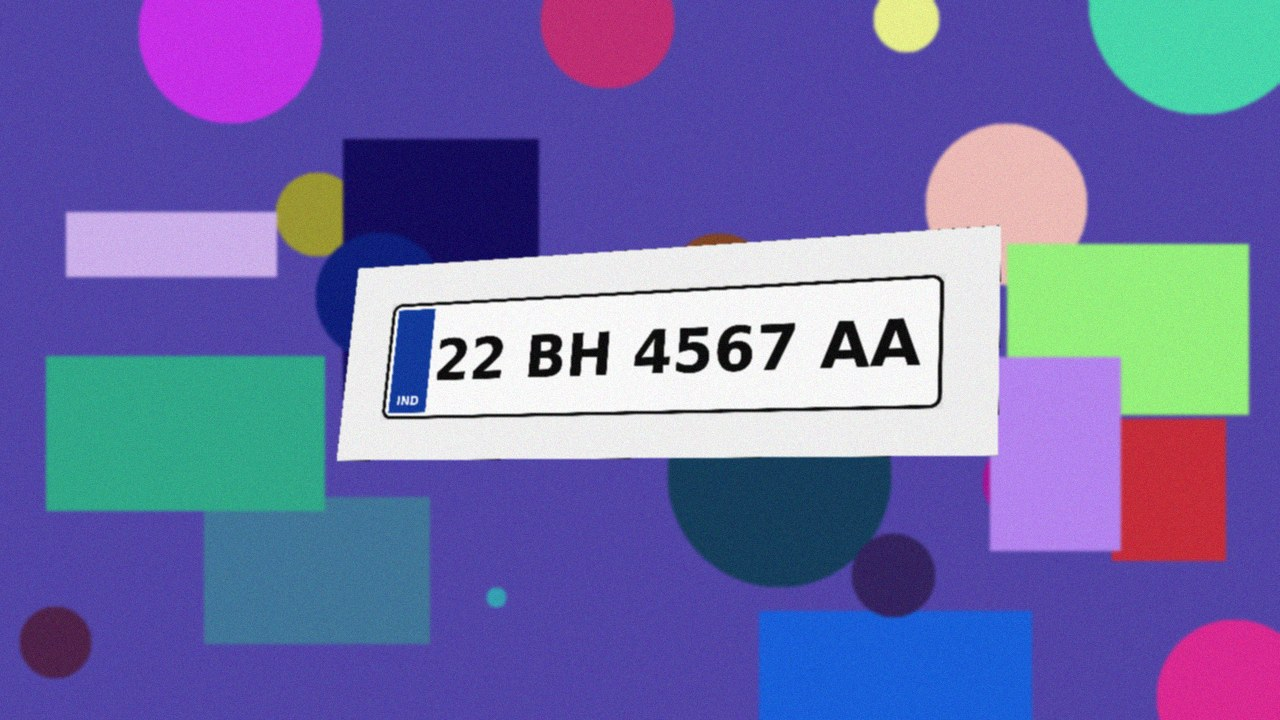
#> input picture sample_images/scene_22BH4567AA.jpg, 1280 x 720 px
$ python -i pipeline.py   (imports and definitions only)   (older library calls are emulated)
#> lines starting #> are read from the running program, lines starting #| are printed output that depends on the picture; after the words box and inside, x2 and y2 are one past the last pixel; in counts of white or black regions, pixels touching at a corner belong together
#> further down, picture is the input picture: shape (720, 1280, 3); mean B, G, R 168.7, 109.1, 110.7
"""
The image-processing pipeline: from a camera frame to a cropped, segmented
number plate.

Every stage is a classical technique from the IVP syllabus, and every stage
records a picture of its output (a "step") so the website can show the work
being done, live, in the Behind-the-Scenes panel.

    Unit 1  image as a matrix, colour -> grayscale
    Unit 2  histogram equalisation, Gaussian smoothing
    Unit 3  Fourier spectrum of the plate
    Unit 4  black-hat, closing, opening (morphology)
    Unit 5  Sobel gradient, Canny edge detector
    Unit 6  Otsu thresholding, connected-component labelling (8-connectivity)
    Unit 7  HSV colour model, colour slicing to classify the plate type
    Unit 8  frame differencing (temporal correlation) -- done in camera.py
"""

from __future__ import annotations

from dataclasses import dataclass, field

import cv2
import numpy as np

WORK_WIDTH = 800  # every frame is scaled to this width so kernel sizes mean the same thing


# ---------------------------------------------------------------------------
# Data structures
# ---------------------------------------------------------------------------

@dataclass
class Step:
    key: str
    title: str
    unit: str
    explanation: str
    image: np.ndarray  # BGR or gray


@dataclass
class Candidate:
    box: np.ndarray            # 4 corner points in WORK-frame coordinates
    crop: np.ndarray           # perspective-corrected plate, BGR
    source: str                # "morphology" or "canny-contour"
    n_chars: int = 0
    char_boxes: list = field(default_factory=list)
    binary: np.ndarray | None = None
    two_line: bool = False
    score: float = 0.0


@dataclass
class PipelineResult:
    steps: list[Step]
    best: Candidate | None
    candidates: list[Candidate]
    scale: float               # original_width / WORK_WIDTH
    plate_type: str = "unknown"
    plate_type_label: str = ""
    char_images: list = field(default_factory=list)


# ---------------------------------------------------------------------------
# Small helpers
# ---------------------------------------------------------------------------

def _order_corners(pts: np.ndarray) -> np.ndarray:
    """Order 4 points as top-left, top-right, bottom-right, bottom-left."""
    pts = pts.reshape(4, 2).astype(np.float32)
    s = pts.sum(axis=1)
    d = np.diff(pts, axis=1).ravel()
    return np.array([pts[np.argmin(s)], pts[np.argmin(d)],
                     pts[np.argmax(s)], pts[np.argmax(d)]], dtype=np.float32)


def _warp(img: np.ndarray, corners: np.ndarray, out_h: int = 140) -> np.ndarray:
    """Perspective-correct the quadrilateral to a flat, front-on rectangle."""
    tl, tr, br, bl = corners
    w = max(np.linalg.norm(tr - tl), np.linalg.norm(br - bl))   # Euclidean distance (Unit 1)
    h = max(np.linalg.norm(bl - tl), np.linalg.norm(br - tr))
    if h < 1 or w < 1:
        return np.zeros((out_h, out_h * 4, 3), np.uint8)
    out_w = int(round(out_h * w / h))
    dst = np.array([[0, 0], [out_w - 1, 0], [out_w - 1, out_h - 1], [0, out_h - 1]], np.float32)
    M = cv2.getPerspectiveTransform(corners, dst)
    return cv2.warpPerspective(img, M, (out_w, out_h))


def _norm8(a: np.ndarray) -> np.ndarray:
    return cv2.normalize(a, None, 0, 255, cv2.NORM_MINMAX).astype(np.uint8)


# ---------------------------------------------------------------------------
# Plate-level analysis: binarise, label components, find characters
# ---------------------------------------------------------------------------

def segment_characters(plate_bgr: np.ndarray):
    """
    Otsu-binarise the plate and keep the connected components that are
    shaped like characters.  Returns (binary, char_boxes, two_line).
    Characters are WHITE (255) in the returned binary image.
    """
    gray = cv2.cvtColor(plate_bgr, cv2.COLOR_BGR2GRAY)
    gray = cv2.GaussianBlur(gray, (3, 3), 0)
    H, W = gray.shape

    # Otsu picks the threshold that best separates two intensity classes (Unit 6)
    _, bw = cv2.threshold(gray, 0, 255, cv2.THRESH_BINARY + cv2.THRESH_OTSU)

    # Characters are the minority class.  On a white/yellow/green plate they
    # are dark; on a black plate they are light.  Decide from the border,
    # which is always plate background.
    border = np.concatenate([bw[:4].ravel(), bw[-4:].ravel(), bw[:, :4].ravel(), bw[:, -4:].ravel()])
    if border.mean() > 127:          # background is white in bw -> chars are black -> invert
        bw = cv2.bitwise_not(bw)

    # A character can touch the plate's border line and merge with it.  A
    # small opening (erosion then dilation, Unit 4) snaps thin lines off;
    # we label both versions and keep whichever finds more characters.
    opened = cv2.morphologyEx(bw, cv2.MORPH_OPEN, np.ones((3, 3), np.uint8))
    a = _components(bw, H, W)
    b = _components(opened, H, W)
    if len(b[0]) > len(a[0]):
        return opened, b[0], b[1]
    return bw, a[0], a[1]


def _components(bw: np.ndarray, H: int, W: int):
    # Connected-component labelling, 8-connectivity (Unit 6)
    n, labels, stats, cent = cv2.connectedComponentsWithStats(bw, connectivity=8)
    boxes = []
    for i in range(1, n):
        x, y, w, h, area = stats[i]
        if h < 0.22 * H or h > 0.95 * H:
            continue
        if w > 1.3 * h or w < 2:
            continue
        if area < 0.12 * w * h:      # too sparse to be a glyph
            continue
        if x <= 1 or x + w >= W - 1:  # touching the side: plate border or strip
            continue
        boxes.append((x, y, w, h))

    if not boxes:
        return [], False

    # Keep components of roughly the most common height (rejects bolts, logos)
    hs = np.array([b[3] for b in boxes], float)
    med = np.median(hs)
    boxes = [b for b in boxes if 0.6 * med <= b[3] <= 1.45 * med]

    # One line or two?  Two-line (bike) plates have characters about half the
    # plate height, with centres falling in two separate bands.
    two_line = False
    if len(boxes) >= 4:
        # split at the largest vertical gap between character centres; it is
        # two lines only if the gap is bigger than half a character height
        order = sorted(boxes, key=lambda b: b[1] + b[3] / 2)
        cys = [b[1] + b[3] / 2 for b in order]
        gaps = np.diff(cys)
        k = int(np.argmax(gaps))
        if gaps[k] > 0.6 * med and k + 1 >= 2 and len(order) - k - 1 >= 2:
            two_line = True
            top, bot = order[:k + 1], order[k + 1:]
            boxes = sorted(top, key=lambda b: b[0]) + sorted(bot, key=lambda b: b[0])
    if not two_line:
        # single line: keep the dominant row (rejects small text above/below)
        cys = np.array([b[1] + b[3] / 2 for b in boxes])
        mc = np.median(cys)
        boxes = [b for b, c in zip(boxes, cys) if abs(c - mc) < 0.35 * med]
        boxes = sorted(boxes, key=lambda b: b[0])

    # The blue "IND" strip on HSRP plates sits at the far left with small
    # letters; the height filter above removes it.
    return boxes, two_line


def classify_plate_colour(plate_bgr: np.ndarray, binary: np.ndarray | None, char_boxes=None):
    """
    HSV colour model + colour slicing (Unit 7).  Indian plates are coloured by
    use: white = private, yellow = commercial, green = electric, black =
    self-drive rental.  We look only at background pixels (not characters).
    Returns (type_key, label, slice_visualisation).
    """
    hsv = cv2.cvtColor(plate_bgr, cv2.COLOR_BGR2HSV)
    if binary is not None and binary.shape[:2] == plate_bgr.shape[:2]:
        bg = cv2.erode(cv2.bitwise_not(binary), np.ones((3, 3), np.uint8))
    else:
        bg = np.full(plate_bgr.shape[:2], 255, np.uint8)
    if char_boxes:
        # only look right around the characters, so paper or car body
        # around the plate is not counted as plate colour
        x0 = min(b[0] for b in char_boxes); y0 = min(b[1] for b in char_boxes)
        x1 = max(b[0] + b[2] for b in char_boxes); y1 = max(b[1] + b[3] for b in char_boxes)
        pad = int(0.15 * (y1 - y0))
        region = np.zeros_like(bg)
        region[max(0, y0 - pad):y1 + pad, max(0, x0 - pad):x1 + pad] = 255
        bg = cv2.bitwise_and(bg, region)
    pix = hsv[bg > 0]
    if len(pix) < 50:
        pix = hsv.reshape(-1, 3)
    h, s, v = np.median(pix[:, 0]), np.median(pix[:, 1]), np.median(pix[:, 2])

    # Colour slicing: mask of "yellow" and "green" hue ranges, for the panel
    yellow = cv2.inRange(hsv, (15, 70, 70), (40, 255, 255))
    green = cv2.inRange(hsv, (40, 60, 50), (90, 255, 255))
    vis = np.zeros_like(plate_bgr)
    vis[yellow > 0] = (0, 215, 255)
    vis[green > 0] = (60, 180, 60)
    vis[(yellow == 0) & (green == 0)] = (90, 90, 90)

    # Polarity: are the characters lighter than the background?  Black
    # (rental) and green (EV) plates have light text; white and yellow plates
    # have dark text.  Using this relative test instead of an absolute
    # brightness threshold keeps a dimly lit white plate from being called black.
    light_text, char_v = False, None
    if binary is not None and binary.shape[:2] == plate_bgr.shape[:2] and (binary > 0).any():
        char_v = float(np.median(hsv[..., 2][binary > 0]))
        light_text = char_v > v + 25
    if light_text:
        if 40 < h <= 90 and s > 60 and v > 0.4 * char_v:
            return "green", "Green plate - electric vehicle", vis
        return "black", "Black plate - self-drive rental", vis
    if 15 <= h <= 40 and s > 70:
        return "yellow", "Yellow plate - commercial vehicle", vis
    if 40 < h <= 90 and s > 60:
        return "green", "Green plate - electric vehicle", vis
    if s < 60:
        return "white", "White plate - private vehicle", vis
    return "unknown", "Plate colour not recognised", vis


def fourier_spectrum(plate_bgr: np.ndarray) -> np.ndarray:
    """Log-magnitude Fourier spectrum, centred (Unit 3)."""
    g = cv2.cvtColor(plate_bgr, cv2.COLOR_BGR2GRAY).astype(np.float32)
    F = np.fft.fftshift(np.fft.fft2(g))
    mag = np.log1p(np.abs(F))
    return cv2.applyColorMap(_norm8(mag), cv2.COLORMAP_INFERNO)


def label_visual(binary: np.ndarray, boxes) -> np.ndarray:
    """Colour each accepted character component differently."""
    vis = cv2.cvtColor(binary // 4, cv2.COLOR_GRAY2BGR)
    rng = np.random.default_rng(7)
    for (x, y, w, h) in boxes:
        col = tuple(int(c) for c in rng.integers(80, 255, 3))
        sub = binary[y:y + h, x:x + w] > 0
        vis[y:y + h, x:x + w][sub] = col
        cv2.rectangle(vis, (x, y), (x + w - 1, y + h - 1), col, 1)
    return vis


# ---------------------------------------------------------------------------
# Frame-level detection
# ---------------------------------------------------------------------------

def _score(c: Candidate) -> float:
    """Plates have roughly 6-11 characters.  Prefer that, then bigger plates."""
    n = c.n_chars
    if n < 4:
        return 0.0
    closeness = 1.0 - min(abs(n - 9.5), 6) / 6.0
    area = cv2.contourArea(c.box.astype(np.float32))
    return 1.0 + closeness * 2.0 + min(area / 60000.0, 1.0)


def _aspect_ok(w: float, h: float) -> bool:
    if h <= 0:
        return False
    a = w / h
    return 1.4 <= a <= 7.5


def run(frame_bgr: np.ndarray, with_steps: bool = True) -> PipelineResult:
#> called with with_steps = True
    steps: list[Step] = []
    scale = frame_bgr.shape[1] / WORK_WIDTH
    work = cv2.resize(frame_bgr, (WORK_WIDTH, int(round(frame_bgr.shape[0] / scale))),
                      interpolation=cv2.INTER_AREA)
    H, W = work.shape[:2]
    frame_area = H * W

    def add(key, title, unit, text, img):
        if with_steps:
            steps.append(Step(key, title, unit, text, img))

    add("input", "1. Input frame", "Unit 1",
        f"The camera frame is a {H}x{W}x3 matrix: every pixel holds three numbers (B, G, R) from 0 to 255.",
        work)

    # --- Unit 1: grayscale -------------------------------------------------
    gray = cv2.cvtColor(work, cv2.COLOR_BGR2GRAY)
    add("gray", "2. Grayscale", "Unit 1",
        "Colour is not needed to find the plate, so each pixel becomes one intensity: Y = 0.299R + 0.587G + 0.114B.",
        gray)

    # --- Unit 2: enhancement -----------------------------------------------
    eq = cv2.createCLAHE(clipLimit=2.0, tileGridSize=(8, 8)).apply(gray)
    smooth = cv2.GaussianBlur(eq, (5, 5), 0)
    add("enhance", "3. Histogram equalisation + Gaussian smoothing", "Unit 2",
        "Histogram equalisation (applied tile by tile) spreads out the intensities so dim plates gain contrast; "
        "a 5x5 Gaussian filter then removes sensor noise.",
        smooth)

    # --- Unit 4: black-hat -------------------------------------------------
    rect = cv2.getStructuringElement(cv2.MORPH_RECT, (17, 7))
    blackhat = cv2.morphologyEx(smooth, cv2.MORPH_BLACKHAT, rect)
    add("blackhat", "4. Black-hat morphology", "Unit 4",
        "Black-hat = closing(image) - image. It keeps only small DARK details on a LIGHT background "
        "- exactly what plate characters are.",
        _norm8(blackhat))

    # --- Unit 5: Sobel -----------------------------------------------------
    gx = cv2.Sobel(blackhat, cv2.CV_32F, 1, 0, ksize=3)
    gx = _norm8(np.abs(gx))
    add("sobel", "5. Sobel gradient (x-direction)", "Unit 5",
        "First-order derivative in x. A row of characters produces many strong VERTICAL edges close together, "
        "which few other objects do.",
        gx)

    # --- Unit 4 + 6: close, Otsu, open ------------------------------------
    gxb = cv2.GaussianBlur(gx, (5, 5), 0)
    closed = cv2.morphologyEx(gxb, cv2.MORPH_CLOSE, cv2.getStructuringElement(cv2.MORPH_RECT, (25, 7)))
    _, th = cv2.threshold(closed, 0, 255, cv2.THRESH_BINARY + cv2.THRESH_OTSU)
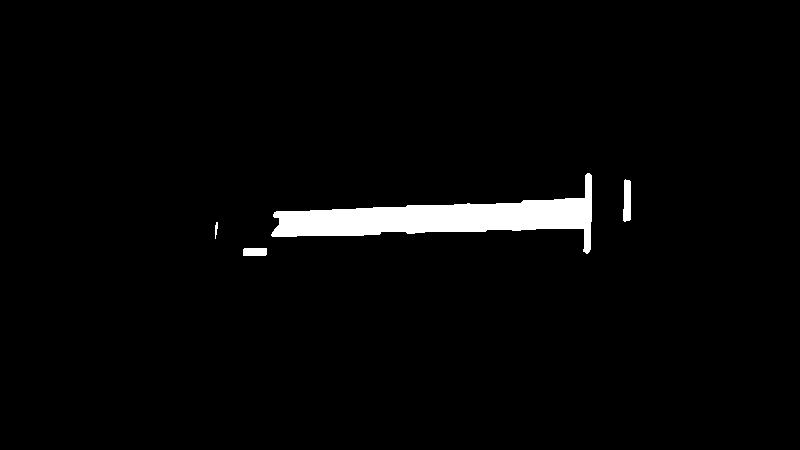
#> th: shape (450, 800); 2.7% white; 4 white regions, box (x1, y1, x2, y2) and area: (271, 173, 592, 254) 9059, (623, 179, 631, 222) 300, (243, 248, 267, 256) 190, (215, 222, 218, 239) 34
    th = cv2.morphologyEx(th, cv2.MORPH_OPEN, np.ones((5, 5), np.uint8), iterations=1)
    th = cv2.dilate(th, np.ones((3, 3), np.uint8), iterations=1)
    add("blob", "6. Closing + Otsu threshold", "Unit 4 + Unit 6",
        "A wide closing merges neighbouring character edges into one solid blob; Otsu's method picks the "
        "threshold automatically; an opening removes small specks.",
        th)

    # --- Unit 5: Canny (second route to the plate: its border) -----------
    canny = cv2.Canny(smooth, 60, 180)
    add("canny", "7. Canny edge detector", "Unit 5",
        "Canny = Gaussian smoothing + gradient + non-maximum suppression + hysteresis thresholding. "
        "Used to find the plate's rectangular outline.",
        canny)

    # --- candidates --------------------------------------------------------
    cands: list[Candidate] = []

    contours, _ = cv2.findContours(th, cv2.RETR_EXTERNAL, cv2.CHAIN_APPROX_SIMPLE)
#> contours = 3 contours; box (x1, y1, x2, y2) and area: (271, 173, 593, 253) 9474, (622, 179, 632, 222) 348, (242, 247, 268, 257) 224
    for c in contours:
        x, y, w, h = cv2.boundingRect(c)
        if w * h < 0.004 * frame_area or w * h > 0.6 * frame_area:
            continue
        if not _aspect_ok(w, h):
            continue
        # the blob covers the characters; pad out to the plate edge
        px, py = int(0.06 * w), int(0.25 * h)
        x0, y0 = max(0, x - px), max(0, y - py)
        x1, y1 = min(W, x + w + px), min(H, y + h + py)
        corners = np.array([[x0, y0], [x1, y0], [x1, y1], [x0, y1]], np.float32)
        cands.append(Candidate(corners, _warp(work, corners), "morphology"))
#> this loop made 3 passes
#> (x, y) on passes 1 to 2: (242, 247), (622, 179)
#> after the loop, cands = 1 item

    edge = cv2.dilate(canny, np.ones((3, 3), np.uint8))
    contours, _ = cv2.findContours(edge, cv2.RETR_LIST, cv2.CHAIN_APPROX_SIMPLE)
#> contours = 74 contours, 27 with area under 20; largest, box (x1, y1, x2, y2) and area: (40, 76, 782, 347) 103430, (211, 142, 625, 288) 52416, (237, 170, 592, 264) 28260, (266, 175, 587, 259) 22294, (579, 78, 780, 259) 18818
    contours = sorted(contours, key=cv2.contourArea, reverse=True)[:40]
#> contours = 40 contours; largest, box (x1, y1, x2, y2) and area: (40, 76, 782, 347) 103430, (211, 142, 625, 288) 52416, (237, 170, 592, 264) 28260, (266, 175, 587, 259) 22294, (579, 78, 780, 259) 18818
    for c in contours:
        area = cv2.contourArea(c)
        if area < 0.004 * frame_area or area > 0.7 * frame_area:
            continue
        peri = cv2.arcLength(c, True)
        approx = cv2.approxPolyDP(c, 0.03 * peri, True)
        if len(approx) != 4 or not cv2.isContourConvex(approx):
            continue
        corners = _order_corners(approx)
        tl, tr, br, bl = corners
        w = (np.linalg.norm(tr - tl) + np.linalg.norm(br - bl)) / 2
        h = (np.linalg.norm(bl - tl) + np.linalg.norm(br - tr)) / 2
        if not _aspect_ok(w, h):
            continue
        # shrink slightly so the plate's own border is not inside the crop
        ctr = corners.mean(axis=0)
        inner = ctr + (corners - ctr) * 0.97
        cands.append(Candidate(inner.astype(np.float32), _warp(work, inner), "canny-contour"))
#> this loop made 40 passes
#> area on passes 10 to 13: 1308.5, 1087, 605, 602.5
#> after the loop, cands = 5 items

    for c in cands:
        c.binary, c.char_boxes, c.two_line = segment_characters(c.crop)
        c.n_chars = len(c.char_boxes)
        c.score = _score(c)
#> this loop made 5 passes
#> W in segment_characters on passes 1 to 2: 420, 407
#> pass 1, in segment_characters, `gray = cv2.GaussianBlur(gray, (3, 3), 0)`:
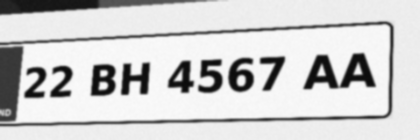
#> gray: shape (140, 420); min 11, max 250, mean 205.2
#> pass 1, in segment_characters, `_, bw = cv2.threshold(gray, 0, 255, cv2.THRESH_BINARY + cv2.THRESH_OTSU)`:
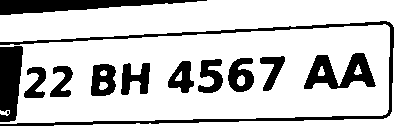
#> bw: shape (140, 420); 81.4% white; 12 black regions, largest, box (x1, y1, x2, y2) and area: (0, 21, 394, 126) 2591, (0, 0, 207, 15) 1668, (0, 46, 23, 122) 1432
#> after the loop:
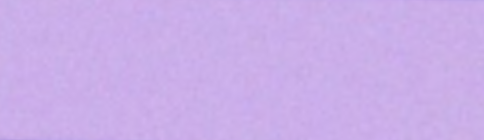
#> c.crop: shape (140, 484, 3); mean of channels 0, 1, 2 233.3, 174.4, 202.6; drawn as B, G, R

    cands.sort(key=lambda c: c.score, reverse=True)
    best = cands[0] if cands and cands[0].score > 0 else None

    vis = work.copy()
    for c in cands[:8]:
        cv2.polylines(vis, [c.box.astype(np.int32)], True, (0, 200, 255), 1)
#> this loop made 5 passes
    if best is not None:
        cv2.polylines(vis, [best.box.astype(np.int32)], True, (0, 255, 0), 3)
    add("candidates", "8. Plate candidates", "Unit 6",
        f"{len(cands)} rectangular regions with a plate-like aspect ratio were found (thin orange). "
        "Each is scored by how many character-shaped components it contains; the winner is in green.",
        vis)

    result = PipelineResult(steps, best, cands, scale)
    if best is None:
        return result

    # --- plate-level steps --------------------------------------------------
    ptype, plabel, slice_vis = classify_plate_colour(best.crop, best.binary, best.char_boxes)
#> in classify_plate_colour, `x0 = min((b[0] for b in char_boxes))`: x0 = 24
#> in classify_plate_colour, `y0 = min((b[1] for b in char_boxes))`: y0 = 53
#> in classify_plate_colour, `x1 = max((b[0] + b[2] for b in char_boxes))`: x1 = 375
#> in classify_plate_colour, `y1 = max((b[1] + b[3] for b in char_boxes))`: y1 = 98
#> in classify_plate_colour, `pad = int(0.15 * (y1 - y0))`: pad = 6
#> in classify_plate_colour, `bg = cv2.bitwise_and(bg, region)`:
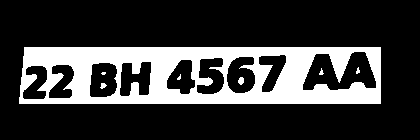
#> bg: shape (140, 420); 23.1% white; 7 white regions (4 under 20 px), largest, box (x1, y1, x2, y2) and area: (19, 47, 381, 104) 13430, (238, 77, 244, 85) 37, (100, 83, 107, 89) 27
#> in classify_plate_colour, `h, s, v = np.median(pix[:, 0]), np.median(pix[:, 1]), np.median(pix[:,..`: h = 60; s = 2; v = 247
#> in classify_plate_colour, `char_v = float(np.median(hsv[..., 2][binary > 0]))`: char_v = 83
#> in classify_plate_colour, `light_text = char_v > v + 25`: light_text = False
#> ptype = 'white'; plabel = 'White plate - private vehicle'
    result.plate_type, result.plate_type_label = ptype, plabel
#> result.plate_type = 'white'; result.plate_type_label = 'White plate - private vehicle'
    add("crop", "9. Plate, perspective-corrected", "Unit 1",
        f"The plate's four corners are mapped to a flat rectangle (found by: {best.source}).",
        best.crop)
    add("colour", "10. HSV colour slicing", "Unit 7",
        f"In HSV, hue separates colour from brightness. Slicing the yellow and green hue ranges classifies the plate: "
        f"{plabel}.",
        slice_vis)
    add("otsu", "11. Otsu binarisation of the plate", "Unit 6",
        "A second Otsu threshold, on the plate alone, separates characters (white) from background (black).",
        best.binary)
    add("components", "12. Connected-component labelling", "Unit 6",
        f"Pixels are grouped with 8-connectivity; components with character-like height and width are kept "
        f"({best.n_chars} characters{', two lines' if best.two_line else ''}).",
        label_visual(best.binary, best.char_boxes))
#> the loop in label_visual, `for (x, y, w, h) in boxes:` made 10 passes
#> (x, y, w, h, col) on passes 1 to 4: (24, 67, 22, 31, (245, 189, 199)), (50, 66, 23, 31, (237, 181, 215)), (91, 64, 25, 32, (225, 119, 89)), (121, 63, 29, 32, (132, 129, 232))
#> after the loop in label_visual, `for (x, y, w, h) in boxes:`:
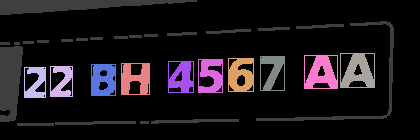
#> vis: shape (140, 420, 3); mean B, G, R 25, 20, 25.5
    add("fourier", "13. Fourier spectrum of the plate", "Unit 3",
        "The 2-D DFT, log magnitude, centred. Sharp character strokes put energy far from the centre "
        "(high frequencies); a blurry plate would only light up the middle.",
        fourier_spectrum(best.crop))
#> in fourier_spectrum, `return cv2.applyColorMap(_norm8(mag), cv2.COLORMAP_INFERNO)`:
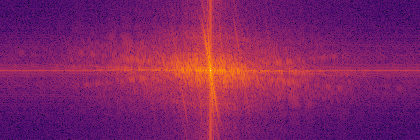
#> returned value: shape (140, 420, 3); mean of channels 0, 1, 2 100.6, 33.1, 129.4; drawn as B, G, R

    for (x, y, w, h) in best.char_boxes:
        result.char_images.append(best.binary[y:y + h, x:x + w])
#> this loop made 10 passes
#> (x, y, w, h) on passes 1 to 4: (24, 67, 22, 31), (50, 66, 23, 31), (91, 64, 25, 32), (121, 63, 29, 32)
#> after the loop, result.char_images = 10 items
    return result


# [5 lines left out: function box_in_frame, not called in this run]

>>> import cv2
>>> picture = cv2.imread('../sample_images/scene_22BH4567AA.jpg')
>>> result = run(picture)
